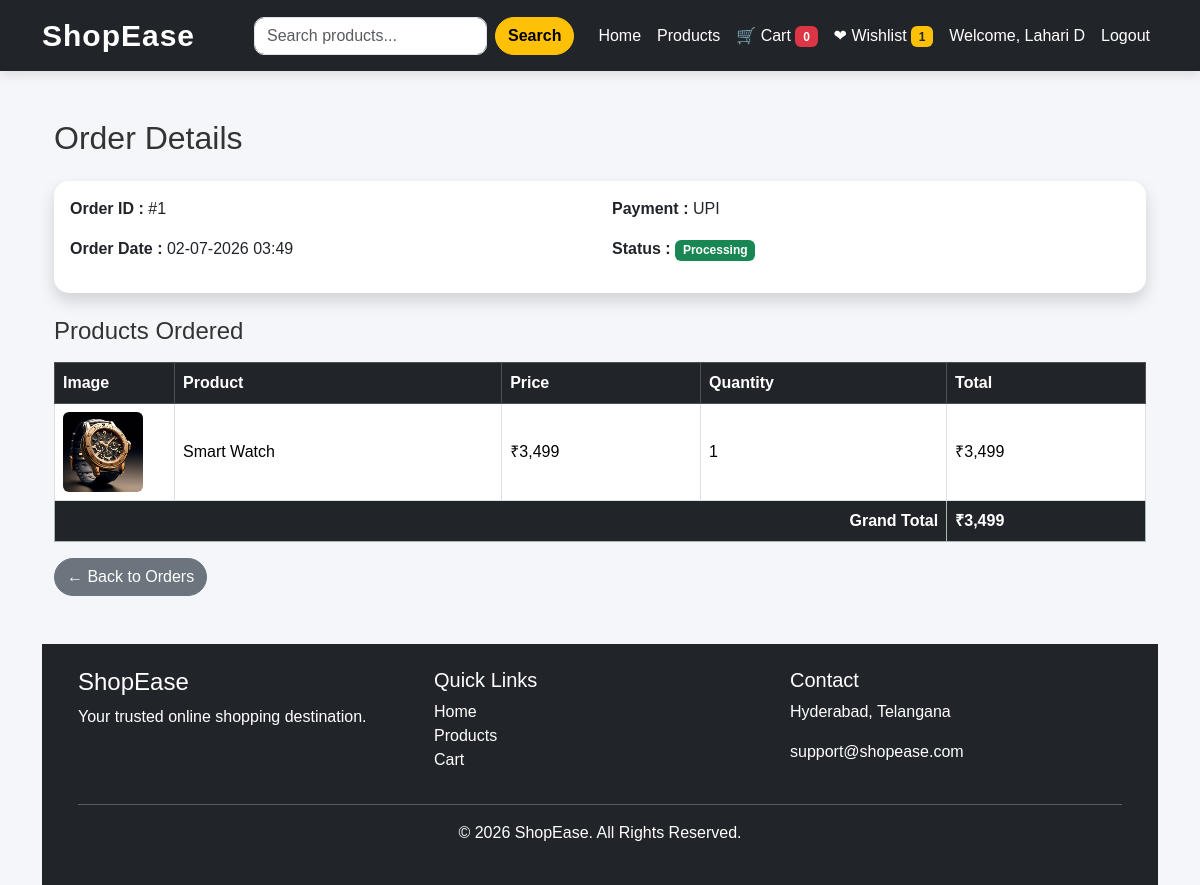
/order_details.php?id=1 (signed in), run on the app's committed database.
### tables this page shows
CREATE TABLE `orders` (
  `id` int(11) NOT NULL,
  `user_id` int(11) DEFAULT NULL,
  `total_amount` decimal(10,2) DEFAULT NULL,
  `order_status` varchar(50) DEFAULT 'Pending',
  `order_date` timestamp NOT NULL DEFAULT current_timestamp(),
  `shipping_address` text DEFAULT NULL,
  `payment_method` varchar(50) DEFAULT NULL
);

CREATE TABLE `order_items` (
  `id` int(11) NOT NULL,
  `order_id` int(11) DEFAULT NULL,
  `product_id` int(11) DEFAULT NULL,
  `quantity` int(11) DEFAULT NULL,
  `price` decimal(10,2) DEFAULT NULL
);

CREATE TABLE `products` (
  `id` int(11) NOT NULL,
  `category_id` int(11) DEFAULT NULL,
  `product_name` varchar(200) DEFAULT NULL,
  `description` text DEFAULT NULL,
  `price` decimal(10,2) DEFAULT NULL,
  `stock` int(11) DEFAULT NULL,
  `image` varchar(255) DEFAULT NULL,
  `created_at` timestamp NOT NULL DEFAULT current_timestamp()
);

### order_details.php (the view, shortened to what this page needs)
<?php
include("includes/header.php");
$user_id = $_SESSION['user_id'];
$order_id = intval($_GET['id']);
$order = mysqli_query($conn,
"SELECT * FROM orders
WHERE id='$order_id'
AND user_id='$user_id'");
$order = mysqli_fetch_assoc($order);
?>
<div class="container mt-5">
<h2 class="mb-4">
Order Details
</h2>
<div class="card shadow mb-4">
<div class="card-body">
<div class="row">
<div class="col-md-6">
<p><strong>Order ID :</strong> #<?php echo $order['id']; ?></p>
<p><strong>Order Date :</strong>
<?php echo date("d-m-Y H:i",strtotime($order['order_date'])); ?>
</p>
</div>
<div class="col-md-6">
<p><strong>Payment :</strong>
<?php echo $order['payment_method']; ?>
</p>
<p>
<strong>Status :</strong>
<span class="badge bg-success">
<?php echo $order['order_status']; ?>
</span>
</p>
</div>
</div>
</div>
</div>
<h4 class="mb-3">
Products Ordered
</h4>
<table class="table table-bordered table-hover">
<thead class="table-dark">
<tr>
<th>Image</th>
<th>Product</th>
<th>Price</th>
<th>Quantity</th>
<th>Total</th>
</tr>
</thead>
<tbody>
<?php
$grandTotal=0;
$sql="SELECT
order_items.*,
products.product_name,
products.image
FROM order_items
INNER JOIN products
ON order_items.product_id=products.id
WHERE order_items.order_id='$order_id'";
$result=mysqli_query($conn,$sql);
while($row=mysqli_fetch_assoc($result))
{
$itemTotal=$row['price']*$row['quantity'];
$grandTotal+=$itemTotal;
?>
<tr>
<td width="120">
<img src="images/<?php echo $row['image']; ?>"
class="img-fluid rounded"
style="height:80px;">
</td>
<td>
<?php echo $row['product_name']; ?>
</td>
<td>
₹<?php echo number_format($row['price']); ?>
</td>
<td>
<?php echo $row['quantity']; ?>
</td>
<td>
₹<?php echo number_format($itemTotal); ?>
</td>
</tr>
<?php
}
?>
<tr class="table-success">
<th colspan="4" class="text-end">
Grand Total
</th>
<th>
₹<?php echo number_format($grandTotal); ?>
</th>
</tr>
</tbody>
</table>
<a href="orders.php" class="btn btn-secondary">
← Back to Orders
</a>
</div>
<?php
include("includes/footer.php");
?>

### css/style.css (style rules this page uses)
body { background:#f4f6f9; font-family:Arial, Helvetica, sans-serif; color:#333; }
.btn { border-radius:30px; transition:.3s; }
.card { border:none; border-radius:15px; box-shadow:0 5px 15px rgba(0,0,0,.1); }
.table { background:#fff; }
.table th { background:#212529; color:#fff; }
.table td { vertical-align:middle; }

### data on the page
orders: id "1", order_date "02-07-2026 03:49", payment_method "UPI", order_status "Processing"
order_items: product.image (picture), product.product_name "Smart Watch", price "3,499", quantity "1", itemTotal "3,499"

### other printed values
$cartCount "0"
$wishlistCount "1"
$_SESSION['user_name'] "Lahari D"
$grandTotal "3,499"
